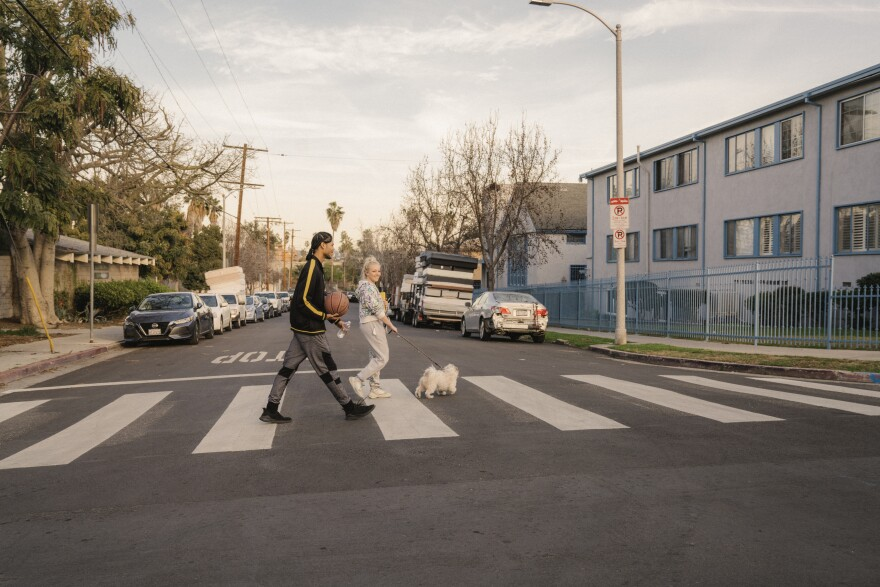
#> input picture image1.jfif, 880 x 587 px
$ jupyter execute --allow-errors YOLOv3_Object_Detection.ipynb
#> lines starting #> are read from the running program, lines starting #| are printed output that depends on the picture
[cell 1]
import cv2
import matplotlib.pyplot as plt
import numpy as np
import pandas as pd

## Loading the YOLOv3 Model

[cell 2]
names=open("yolo/coco.names").read()
#> (reads yolo/coco.names from the repository)
print(names)

[cell 3]
names=names.strip().split("\n")

[cell 4]
print(names)

[cell 5]
#total number of categories in yolo
print(len(names))

#> (a cell that did not finish here is left out)

---
> Getting the Output Layer

* `net.getUnconnectedOutLayers()` gets us the ultimate/final layers which give the output.
* In DNN, we have 1 based indexing, so to get actual labels of the layers, we give the output of layers[i-1].

#> (a cell that did not finish here is left out)

## Loading the Image

[cell 8]
image_1=cv2.imread("image1.jfif")
#> image_1 is the input picture: shape (587, 880, 3); mean B, G, R 115.7, 124.8, 133.2
print(image_1.shape)
#| (587, 880, 3)

[cell 9]
plt.rcParams["figure.figsize"]=(8,8)
plt.imshow(cv2.cvtColor(image_1,cv2.COLOR_BGR2RGB))
plt.show()

## Pre-processing of Image

**Blob (Binary Large OBject)**
A *blob* from an image is a common preprocessing step in computer vision, particularly when working with deep learning models like Convolutional Neural Networks (CNNs). Here's why it's done:

**Standardization for Model Input:**
* *Consistency in Input Size*: Deep learning models usually require inputs of a fixed size. The blobFromImage function resizes the input image to the required dimensions (in this case, 400x400 pixels), ensuring that the model receives inputs of uniform size.
* *Normalization*: The pixel values are scaled (typically to the range [0, 1] or [-1, 1]) to standardize the input. This helps in faster and more stable training of models because normalized data ensures that all input features contribute equally to the result.
* *Color Channel Ordering*: Different models may expect different ordering of color channels (e.g., RGB vs. BGR). The swapRB=True option ensures that the color channels are in the correct order expected by the model.

[cell 10]
#getting the blob from the image
blob=cv2.dnn.blobFromImage(image_1,1./255.0,(416,416),swapRB=True,crop=False)
#this returns a 4 dimensional blob

print(blob.shape)
#| (1, 3, 416, 416)

* The 4 parameters of blob are `[batch_no, RGB channels, height, width]`
* `blob_to_show=blob[0,:,:,:].transpose(1,2,0)`
  * It selects the first image
  * Then transposes it because matplotlib `imshow()` function requires image as `[height,width,channels]`

[cell 11]
blob_to_show=blob[0,:,:,:].transpose(1,2,0)
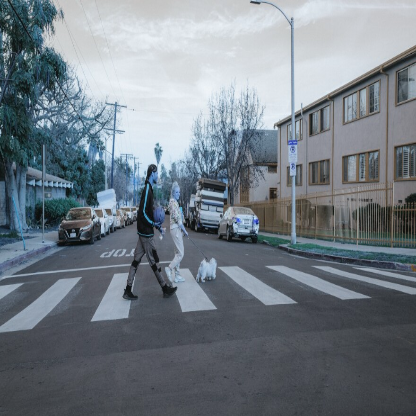
#> blob_to_show: shape (416, 416, 3) float32; mean of channels 0, 1, 2 0.522, 0.489, 0.453; drawn as B, G, R
print(blob_to_show.shape)
#| (416, 416, 3)
plt.rcParams["figure.figsize"]=(5,5)
plt.imshow(blob_to_show)
plt.show()

[cell 12]
print(blob.shape)
#| (1, 3, 416, 416)

## Using the Model

#> (a cell that did not finish here is left out)

* Output is a numpy array having the following information in one row
* `[center_x, center_y, rel_height, rel_width, objectness_score, class_probabilities]`
  * Objectness Score: Confidence that at least some object is there
  * Class probabilities: 80 values indicating each class

#> (a cell that did not finish here is left out)

#> (a cell that did not finish here is left out)

[cell 16]
#Colors for the boxes
np.random.seed(2)
colors=np.random.randint(0,255,size=(len(names),3),dtype="uint8")
print(colors.shape)
print(len(colors))
print(colors[0])

## Generating the Output

[cell 17]
classes=[]
confidences=[]
boxes=[]

[cell 18]
Height=image_1.shape[0]
#> Height = 587
Width=image_1.shape[1]
#> Width = 880

[cell 19]
print(Width,Height)
#| 880 587

#> (a cell that did not finish here is left out)

## Non Maximum Suppression

* Here we define the minimum probability for a predicition to have to consider it as a distinct object.
* When we do NMS, at that time we also need one more parameter which is that how much part of area must be common between two boxes for them to actually represent the same object.
* So in this case if % of area common is greater than threshold, then it is removed.

[cell 21]
minimum_prob=0.5 #setting the minimum probability to eliminate the weak predictions
threshold=0.4#setting threshold for non maximum suppression

[cell 22]
results=cv2.dnn.NMSBoxes(boxes, confidences, minimum_prob, threshold)

# Showing labels of the detected objects
for i in range(len(classes)):
    print(names[int(classes[i])])
